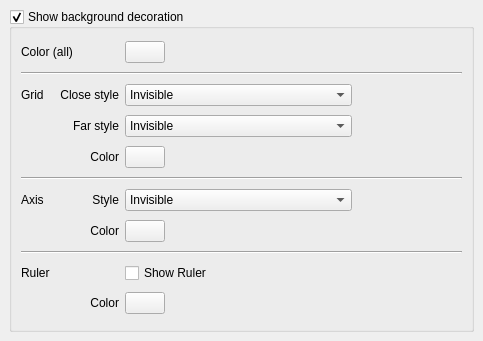
<?xml version="1.0" encoding="UTF-8"?>
<ui version="4.0">
 <class>GridNetConfigPage</class>
 <widget class="QFrame" name="GridNetConfigPage">
  <property name="geometry">
   <rect>
    <x>0</x>
    <y>0</y>
    <width>483</width>
    <height>341</height>
   </rect>
  </property>
  <property name="windowTitle">
   <string>Settings</string>
  </property>
  <layout class="QVBoxLayout">
   <property name="spacing">
    <number>6</number>
   </property>
   <property name="leftMargin">
    <number>9</number>
   </property>
   <property name="topMargin">
    <number>9</number>
   </property>
   <property name="rightMargin">
    <number>9</number>
   </property>
   <property name="bottomMargin">
    <number>9</number>
   </property>
   <item>
    <widget class="QGroupBox" name="grid_group">
     <property name="sizePolicy">
      <sizepolicy hsizetype="Preferred" vsizetype="Preferred">
       <horstretch>0</horstretch>
       <verstretch>0</verstretch>
      </sizepolicy>
     </property>
     <property name="title">
      <string>Show background decoration</string>
     </property>
     <property name="checkable">
      <bool>true</bool>
     </property>
     <layout class="QGridLayout">
      <property name="leftMargin">
       <number>9</number>
      </property>
      <property name="topMargin">
       <number>9</number>
      </property>
      <property name="rightMargin">
       <number>9</number>
      </property>
      <property name="bottomMargin">
       <number>9</number>
      </property>
      <property name="spacing">
       <number>6</number>
      </property>
      <item row="2" column="2" colspan="2">
       <widget class="QComboBox" name="style1_cbx">
        <item>
         <property name="text">
          <string>Invisible</string>
         </property>
        </item>
        <item>
         <property name="text">
          <string>Dots</string>
         </property>
        </item>
        <item>
         <property name="text">
          <string>Dotted lines</string>
         </property>
        </item>
        <item>
         <property name="text">
          <string>Light dotted lines</string>
         </property>
        </item>
        <item>
         <property name="text">
          <string>Dotted lines, ten dots per division </string>
         </property>
        </item>
        <item>
         <property name="text">
          <string>Crosses</string>
         </property>
        </item>
        <item>
         <property name="text">
          <string>Lines</string>
         </property>
        </item>
        <item>
         <property name="text">
          <string>Lines with ticks, ten ticks per division</string>
         </property>
        </item>
        <item>
         <property name="text">
          <string>Checkerboard</string>
         </property>
        </item>
       </widget>
      </item>
      <item row="10" column="1">
       <widget class="QLabel" name="label_7">
        <property name="text">
         <string>Color</string>
        </property>
        <property name="alignment">
         <set>Qt::AlignRight|Qt::AlignTrailing|Qt::AlignVCenter</set>
        </property>
       </widget>
      </item>
      <item row="5" column="0" colspan="5">
       <widget class="Line" name="line_2">
        <property name="orientation">
         <enum>Qt::Horizontal</enum>
        </property>
       </widget>
      </item>
      <item row="6" column="2" colspan="2">
       <widget class="QComboBox" name="style0_cbx">
        <item>
         <property name="text">
          <string>Invisible</string>
         </property>
        </item>
        <item>
         <property name="text">
          <string>Dots</string>
         </property>
        </item>
        <item>
         <property name="text">
          <string>Dotted lines</string>
         </property>
        </item>
        <item>
         <property name="text">
          <string>Light dotted lines</string>
         </property>
        </item>
        <item>
         <property name="text">
          <string>Dotted lines, ten dots per division </string>
         </property>
        </item>
        <item>
         <property name="text">
          <string>Crosses</string>
         </property>
        </item>
        <item>
         <property name="text">
          <string>Lines</string>
         </property>
        </item>
        <item>
         <property name="text">
          <string>Lines with ticks, ten ticks per division</string>
         </property>
        </item>
       </widget>
      </item>
      <item row="0" column="3">
       <spacer>
        <property name="orientation">
         <enum>Qt::Horizontal</enum>
        </property>
        <property name="sizeHint" stdset="0">
         <size>
          <width>40</width>
          <height>20</height>
         </size>
        </property>
       </spacer>
      </item>
      <item row="10" column="2">
       <widget class="QPushButton" name="grid_ruler_color_pb">
        <property name="text">
         <string/>
        </property>
       </widget>
      </item>
      <item row="1" column="0" colspan="5">
       <widget class="Line" name="line">
        <property name="orientation">
         <enum>Qt::Horizontal</enum>
        </property>
       </widget>
      </item>
      <item row="3" column="2" colspan="2">
       <widget class="QComboBox" name="style2_cbx">
        <item>
         <property name="text">
          <string>Invisible</string>
         </property>
        </item>
        <item>
         <property name="text">
          <string>Dots</string>
         </property>
        </item>
        <item>
         <property name="text">
          <string>Dotted lines</string>
         </property>
        </item>
        <item>
         <property name="text">
          <string>Light dotted lines</string>
         </property>
        </item>
        <item>
         <property name="text">
          <string>Dotted lines, ten dots per division </string>
         </property>
        </item>
        <item>
         <property name="text">
          <string>Crosses</string>
         </property>
        </item>
        <item>
         <property name="text">
          <string>Lines</string>
         </property>
        </item>
        <item>
         <property name="text">
          <string>Lines with ticks, ten ticks per division</string>
         </property>
        </item>
        <item>
         <property name="text">
          <string>Checkerboard</string>
         </property>
        </item>
       </widget>
      </item>
      <item row="3" column="1">
       <widget class="QLabel" name="label_2">
        <property name="text">
         <string>Far style</string>
        </property>
        <property name="alignment">
         <set>Qt::AlignRight|Qt::AlignTrailing|Qt::AlignVCenter</set>
        </property>
       </widget>
      </item>
      <item row="2" column="1">
       <widget class="QLabel" name="Close style">
        <property name="text">
         <string>Close style</string>
        </property>
        <property name="alignment">
         <set>Qt::AlignRight|Qt::AlignTrailing|Qt::AlignVCenter</set>
        </property>
       </widget>
      </item>
      <item row="0" column="0" colspan="2">
       <widget class="QLabel" name="label_3">
        <property name="text">
         <string>Color (all)</string>
        </property>
        <property name="alignment">
         <set>Qt::AlignLeading|Qt::AlignLeft|Qt::AlignVCenter</set>
        </property>
       </widget>
      </item>
      <item row="4" column="2">
       <widget class="QPushButton" name="grid_grid_color_pb">
        <property name="text">
         <string/>
        </property>
       </widget>
      </item>
      <item row="2" column="0">
       <widget class="QLabel" name="label_5">
        <property name="text">
         <string>Grid   </string>
        </property>
       </widget>
      </item>
      <item row="9" column="2" colspan="2">
       <widget class="QCheckBox" name="show_ruler">
        <property name="text">
         <string>Show Ruler</string>
        </property>
       </widget>
      </item>
      <item row="7" column="2">
       <widget class="QPushButton" name="grid_axis_color_pb">
        <property name="text">
         <string/>
        </property>
       </widget>
      </item>
      <item row="2" column="4">
       <spacer>
        <property name="orientation">
         <enum>Qt::Horizontal</enum>
        </property>
        <property name="sizeHint" stdset="0">
         <size>
          <width>40</width>
          <height>20</height>
         </size>
        </property>
       </spacer>
      </item>
      <item row="6" column="1">
       <widget class="QLabel" name="label_4">
        <property name="text">
         <string>Style</string>
        </property>
        <property name="alignment">
         <set>Qt::AlignRight|Qt::AlignTrailing|Qt::AlignVCenter</set>
        </property>
       </widget>
      </item>
      <item row="7" column="1">
       <widget class="QLabel" name="label_6">
        <property name="text">
         <string>Color</string>
        </property>
        <property name="alignment">
         <set>Qt::AlignRight|Qt::AlignTrailing|Qt::AlignVCenter</set>
        </property>
       </widget>
      </item>
      <item row="0" column="2">
       <widget class="QPushButton" name="grid_net_color_pb">
        <property name="sizePolicy">
         <sizepolicy hsizetype="Preferred" vsizetype="Fixed">
          <horstretch>0</horstretch>
          <verstretch>0</verstretch>
         </sizepolicy>
        </property>
        <property name="text">
         <string/>
        </property>
       </widget>
      </item>
      <item row="6" column="0">
       <widget class="QLabel" name="label_9">
        <property name="text">
         <string>Axis</string>
        </property>
       </widget>
      </item>
      <item row="4" column="1">
       <widget class="QLabel" name="label">
        <property name="text">
         <string>Color</string>
        </property>
        <property name="alignment">
         <set>Qt::AlignRight|Qt::AlignTrailing|Qt::AlignVCenter</set>
        </property>
       </widget>
      </item>
      <item row="9" column="0">
       <widget class="QLabel" name="label_8">
        <property name="text">
         <string>Ruler</string>
        </property>
       </widget>
      </item>
      <item row="8" column="0" colspan="5">
       <widget class="Line" name="line_3">
        <property name="orientation">
         <enum>Qt::Horizontal</enum>
        </property>
       </widget>
      </item>
     </layout>
    </widget>
   </item>
  </layout>
 </widget>
 <layoutdefault spacing="6" margin="11"/>
 <resources/>
 <connections/>
</ui>
